Frame 1 (no input): blank canvas, image omitted
Frame 60 (no input): blank canvas, image omitted
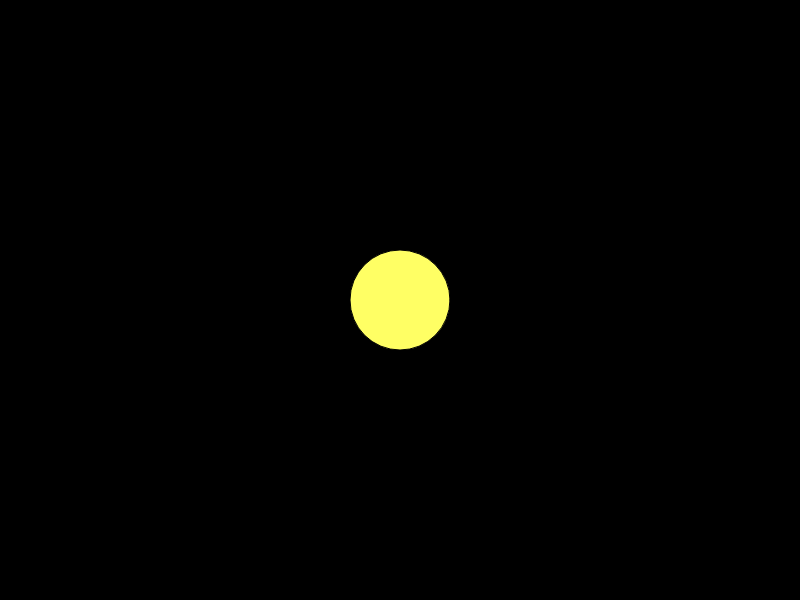
Frame 120 (the mouse pressed at the canvas centre since frame 60)

The p5.js sketch whose frames 1 and 60 were blank and that drew this single picture after the mouse press (run headless with seeded random() and noise() and a simulated clock; from frame 60 on, the mouse is pressed at the canvas centre):

// p5.js sketch
// ── sketch.js
let centroX, centroY;
let miColor;

function setup() {
  createCanvas(800, 600);
  miColor = color(255);
  centroX = width/2;
  centroY = height/2;
}

function draw() {
  background(0);
  let distancia = dist(mouseX, mouseY, centroX, centroY); //distancia entre dos puntos
  print(distancia);

  /*
    la funcion map es para escalar rangos(ver en la documentacion de processing para mas detalle).
   Aca el numero resultante es entre 0 y 1, es decir como un porcentaje,
   lo que es muy util porque ese porcentaje se lo aplicamoa a lo que queramos.
   */
  let distMap = map(distancia, 0, 500, 1, 0); 

  miColor = color(255*distMap, 255*distMap, 100);

  fill(miColor);
  ellipse(centroX, centroY, 100 * distMap, 100*distMap);
}
